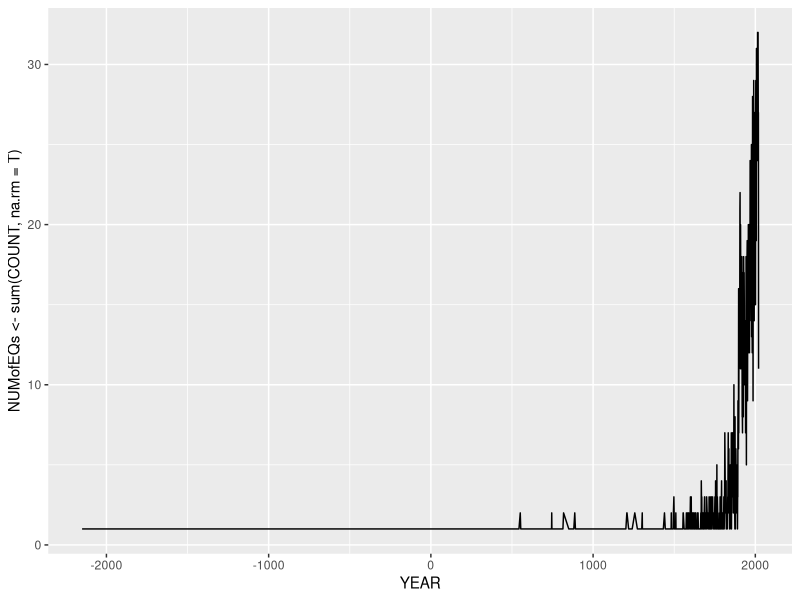

The R source for this figure:
library(tidyr)
library(dplyr)
library(ggplot2)
#1.1
Earthquake <- read.csv(file = "signif.csv" , header = T)
Sig_Eqs <- as_tibble(Earthquake)

#1.2
DeathsPerCountry <- Sig_Eqs %>% 
                      select(COUNTRY,DEATHS) %>% 
                      group_by(COUNTRY) %>% 
                      summarise(ToltalDeaths <- sum(DEATHS,na.rm = T))

DeathsPerCountry1 <- DeathsPerCountry %>% 
                      arrange(desc(`ToltalDeaths <- sum(DEATHS, na.rm = T)`))
print(
  head(DeathsPerCountry1,10)
  )

#1.3
EQsPeryear <- Sig_Eqs %>% 
                select(YEAR,EQ_PRIMARY) %>% 
                filter(EQ_PRIMARY > 6.0) %>% 
                mutate(COUNT = 1) %>% 
                group_by(YEAR) %>% 
                summarise(NUMofEQs <- sum(COUNT,na.rm = T))
EQsPeryear %>% 
  ggplot(aes(x=YEAR,y=`NUMofEQs <- sum(COUNT, na.rm = T)`))+
  geom_line()

#1.4
CountEq_LargestEq <-function(Input){
  
CountEq <- Sig_Eqs %>% 
            filter(COUNTRY == Input)%>% 
            count()
    
LargestEq <- Sig_Eqs %>% 
              select(YEAR,MONTH,DAY,HOUR,MINUTE,SECOND,EQ_PRIMARY,COUNTRY) %>% 
              filter(COUNTRY == Input)%>% 
              arrange(desc(EQ_PRIMARY)) %>% 
              head(1)

LargestEq %>% 
  mutate(COUNTEQ = CountEq)
  
}
Country <- unique(Earthquake$COUNTRY)
SUMMARY <- CountEq_LargestEq(Country[1])

for(i in Country){
  SUMMARY <- union(SUMMARY,CountEq_LargestEq(i))
}

print(SUMMARY %>% 
        arrange(desc(COUNTEQ)))
